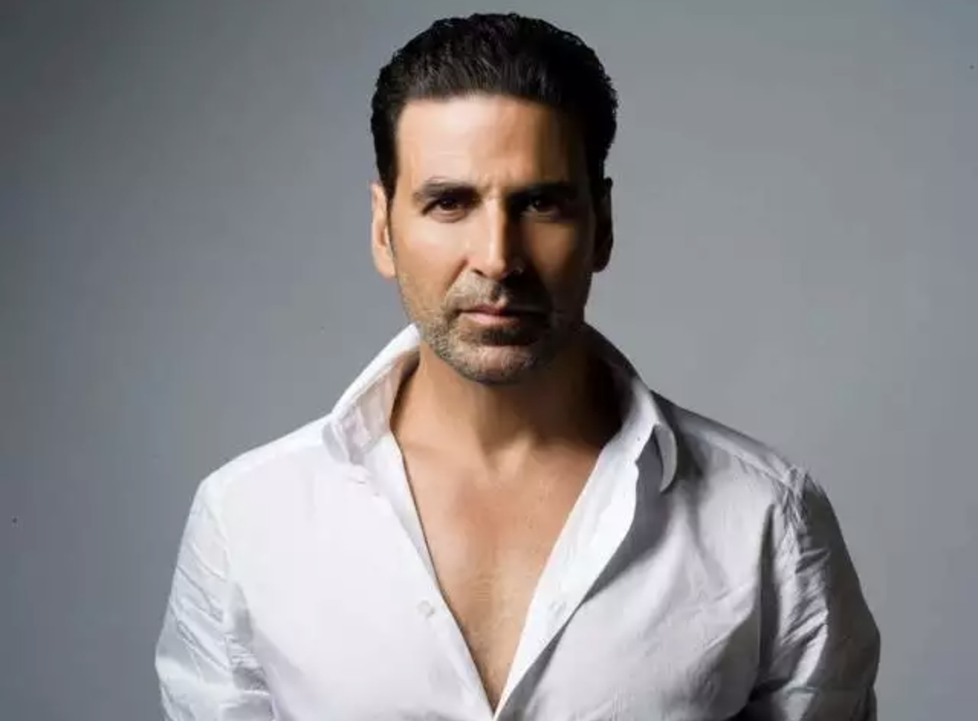
#> input picture data/images/ak.png, 978 x 721 px, shrunk from 1280 x 944 before the run, found by its file name
$ python image-face-detect.py
#> lines starting #> are read from the running program, lines starting #| are printed output that depends on the picture; after the words box and inside, x2 and y2 are one past the last pixel; in counts of white or black regions, pixels touching at a corner belong together
import cv2

# Use processed data for lookup
face_cascade = cv2.CascadeClassifier('data/haarcascade_frontalface_default.xml')

# Choose image to test
img = cv2.imread('data/images/ak.png')
#> img is the input picture: shape (721, 978, 3); mean B, G, R 139.4, 137.2, 139.7
# Convert to gray scale
grayImg = cv2.cvtColor(img, cv2.COLOR_BGR2GRAY)
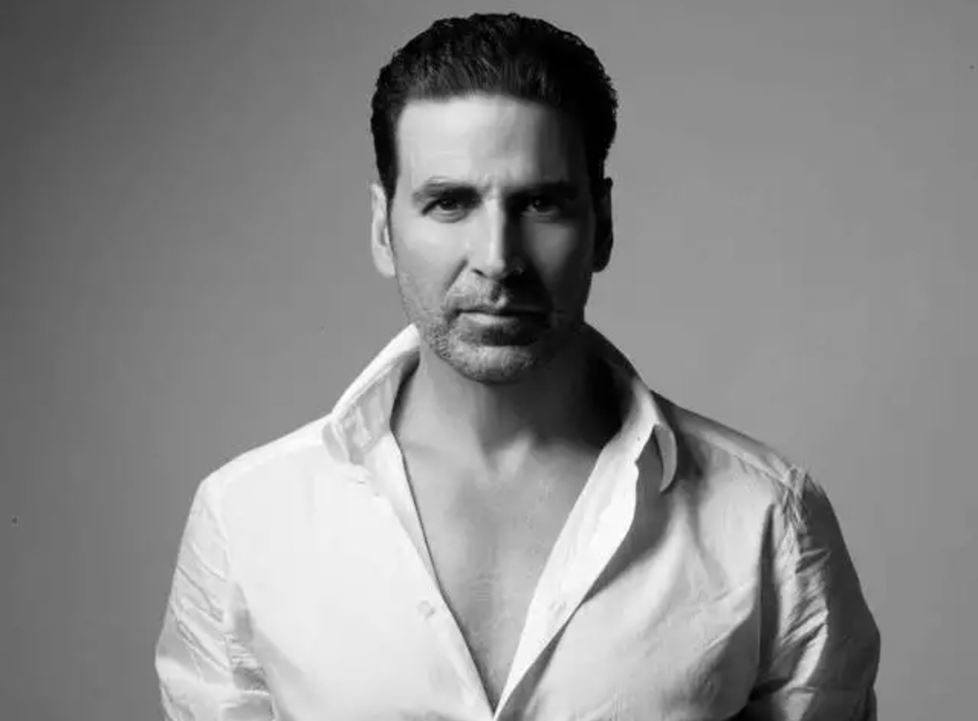
#> grayImg: shape (721, 978); min 0, max 255, mean 138.2
# Draw reactagle on matched coordinates on colored image
for (x, y, w, h) in face_cascade.detectMultiScale(grayImg):
    cv2.rectangle(img, (x, y), (x + w, y + h), (0, 255, 0), 5)
#> this loop made 1 pass
#> (x, y, w, h) on pass 1: (364, 103, 263, 263)
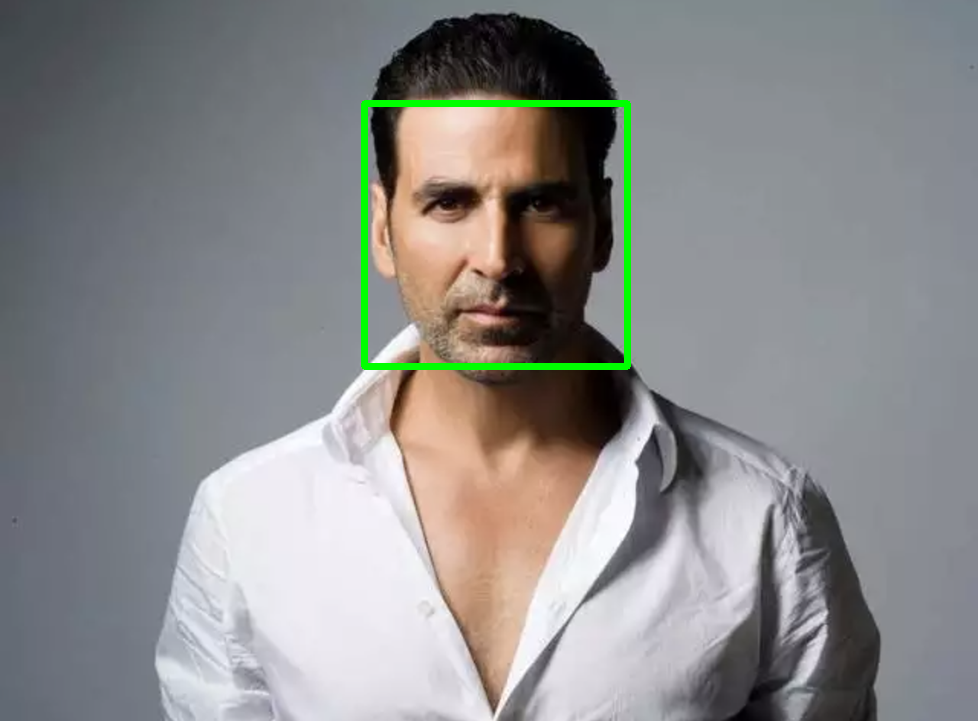
#> img: shape (721, 978, 3); 1.04% of pixels changed, all inside (x1, y1, x2, y2) = (361, 100, 631, 370)
# Show colored image
cv2.imshow('Face detect', img)
# Wait for any keypress before exit
cv2.waitKey(0)
